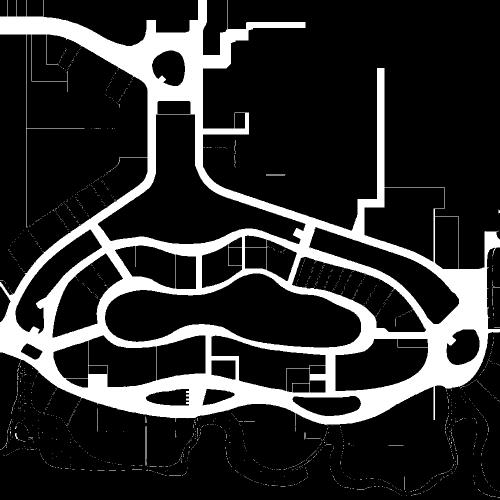
#> input picture RRT/map/vivocity_freespace.png, 1000 x 1000 px (shown at 1/2 size)
$ python RRT.py
#> lines starting #> are read from the running program, lines starting #| are printed output that depends on the picture; after the words box and inside, x2 and y2 are one past the last pixel; in counts of white or black regions, pixels touching at a corner belong together
# Imports
import numpy as np
import cv2
import matplotlib.pyplot as plt
import random

# Read Image
grid_map = cv2.imread('./map/vivocity_freespace.png')
#> grid_map is the input picture: shape (1000, 1000, 3); 17.7% white; 1551 white regions (1537 under 20 px), largest, box (x1, y1, x2, y2) and area: (0, 0, 1000, 853) 173730, (291, 853, 292, 931) 78, (293, 852, 294, 919) 67
grid_map = cv2.cvtColor(grid_map, cv2.COLOR_BGR2GRAY)

# Define the locations
locations = {
    'start': (345, 95),
    'snacks': (470, 475),
    'store': (20, 705),
    'movie': (940, 545),
    'food': (535, 800)
}

# A helper function to mark the locations on the map
def plot_locations(locations: dict, color: 'str'='black'):
    for key, value in locations.items():
        plt.plot(locations[key][0], locations[key][1], marker="o", markersize=10, markeredgecolor="red")
        plt.text(locations[key][0], locations[key][1]-15, s=key, fontsize='x-large', fontweight='bold', c=color, ha='center')
    return

# Tree Node
class treeNode():
    def __init__(self, locationX, locationY):
        self.locationX = locationX
        self.locationY = locationY
        self.children = []
        self.parent = None

# RRT Algorithm
class RRT():
    def __init__(self,
                 start,
                 goal,
                 iters,
                 grid,
                 step):

        self.randomTree = treeNode(start[0], start[1])
        self.goal = treeNode(goal[0], goal[1])
        self.nearest_node = None
        self.iters = min(iters, 10000)
        self.grid = grid
        self.step = step
        self.path_dist = 0
        self.nearest_dist = 10000
        self.num_waypoints = 0
        self.waypoints = []
        self.grid_shape = (1000, 1000)

    def add_child(self, locationX, locationY):
        if (locationX == self.goal.locationX):
            self.nearest_node.children.append(self.goal)
            self.goal.parent = self.nearest_node
        else:
            temp_node = treeNode(locationX, locationY)
            self.nearest_node.children.append(temp_node)
            temp_node.parent = self.nearest_node

    # Sample a random point within the grid
    def sample_point(self):
        x = random.randint(1, 1000)
        y = random.randint(1, 1000)
        point = np.array([x, y])
        return point

    # Steer a distance step_size from start to end location
    def steer_to_point(self, location_start, location_end):
        offeset = self.step * self.unit_vector(location_start, location_end)
        point = np.array([location_start.locationX + offeset[0], location_start.locationY + offeset[1]])
        if point[0] >= self.grid_shape[1]:
            point[0] = self.grid_shape[1] - 1
        if point[1] >= self.grid_shape[0]:
            point[1] = self.grid_shape[0] - 1
        return point

    # Check for obstacle
    def if_in_obstacle(self, location_start, location_end):
        u_hat = self.unit_vector(location_start, location_end)
        test_point = np.array([0.0, 0.0])
        for i in range(self.step):
            test_point[0] = location_start.locationX + i * u_hat[0]
            test_point[1] = location_start.locationY + i * u_hat[1]

            # Check if point lies inside of the obstacle
            if self.grid[int(round(test_point[1])), int(round(test_point[0]))] == 0:
                return True
        return False


    # Unit vector between two points which form a vector
    def unit_vector(self, location_start, location_end):
        v = np.array([location_end[0] - location_start.locationX, location_end[1] - location_start.locationY])
        u_hat = v / (np.linalg.norm(v))
        return u_hat

    # find the nearest node from a given unconnected point
    def find_nearest(self, root, point):
        if not root:
            return
        dist = self.distance(root, point)
        if dist <= self.nearest_dist:
            self.nearest_node = root
            self.nearest_dist = dist

        # Use recursion to get the closest node
        for child in root.children:
            self.find_nearest(child, point)
        pass

    # find distance between a node and a point
    def distance(self, node1, point):
        dist = np.sqrt((node1.locationX - point[0])**2 + (node1.locationY - point[1])**2)
        return dist

    # Check if goal has been reached within step size
    def goalFound(self, point):
        if self.distance(self.goal, point) <= self.step:
            return True
        pass

    # reset nearest_node and nearest_distance
    def reset_nearest_node_distance(self):
        self.nearest_node = None
        self.nearest_dist = 10000

    # Trace the path
    def trace_path(self, goal):
        if goal.locationX == self.randomTree.locationX:
            return
        self.num_waypoints += 1

        current_point = np.array([goal.locationX, goal.locationY])
        self.waypoints.insert(0, current_point)
        self.path_dist += self.step
        self.trace_path(goal.parent)

# Run the algorithm
start = np.array(locations['start'])
goal = np.array(locations['movie'])
iters = 10000
step = 50

fig = plt.figure(figsize=(10, 10), dpi=80)
plt.imshow(grid_map, cmap='gray')
plot_locations
ax = fig.gca()
#ax.add_patch(goal)
plt.xlabel('X-axis')
plt.ylabel('Y-axis')

rrt = RRT(start, goal, iters=iters, grid=grid_map, step=step)

for i in range(rrt.iters):
    # Reset the values
    rrt.reset_nearest_node_distance()
    print("Iterations: ", i)

    point = rrt.sample_point()
    rrt.find_nearest(rrt.randomTree, point)
    new = rrt.steer_to_point(rrt.nearest_node, point)
    flag = rrt.if_in_obstacle(rrt.nearest_node, new)
    if (flag == False):
        rrt.add_child(new[0], new[1])
        plt.pause(0.1)
        plt.plot([rrt.nearest_node.locationX, new[0]], [rrt.nearest_node.locationY, new[1]], 'go', linestyle='--')

        # If goal found, add to path
        if (rrt.goalFound(new)):
            rrt.add_child(goal[0], goal[1])
            print("Reached goal")
            break
#> this loop made 297 passes
#> (offeset in steer_to_point, new, flag) on passes 2, 3, 7: ([22.03, 44.89], [410.3, 164.9], True), ([24.01, -43.86], [412.3, 76.13], True), ([28.27, 41.24], [430.5, 306.6], True)

# Trace the path back
rrt.trace_path(rrt.goal)
rrt.waypoints.insert(0, start)

# Plot waypoints
for i in range(len(rrt.waypoints)-1):
    plt.plot([rrt.waypoints[i][0], rrt.waypoints[i+1][0]], [rrt.waypoints[i][1], rrt.waypoints[i+1][1]], 'ro', linestyle="--")
    plt.pause(0.1)
#> this loop made 17 passes
#> pass 1, `plt.pause(0.1)`:
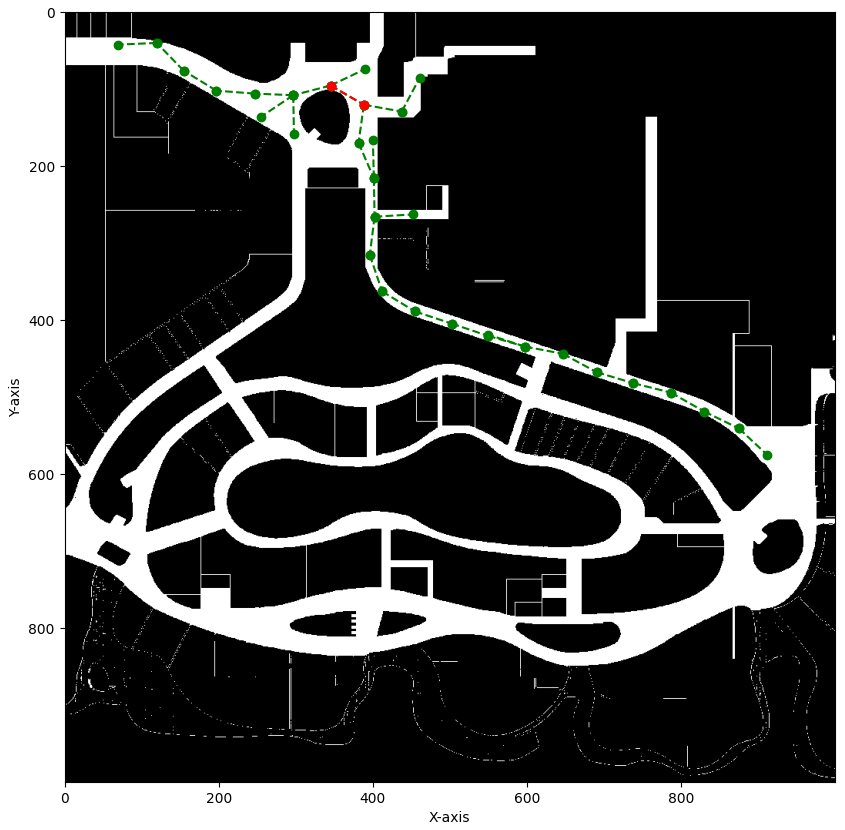
#> figure drawn by matplotlib, 1 panel

# Keep the window open
plt.show(block=True)
